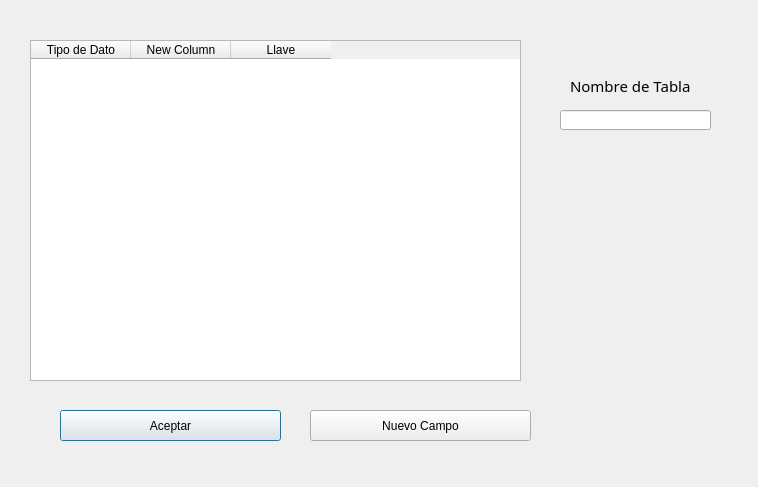
<?xml version="1.0" encoding="UTF-8"?>
<ui version="4.0">
 <class>CrearTablaVentana</class>
 <widget class="QDialog" name="CrearTablaVentana">
  <property name="geometry">
   <rect>
    <x>0</x>
    <y>0</y>
    <width>758</width>
    <height>487</height>
   </rect>
  </property>
  <property name="windowTitle">
   <string>Crear Tabla</string>
  </property>
  <widget class="QPushButton" name="pushButton">
   <property name="geometry">
    <rect>
     <x>60</x>
     <y>410</y>
     <width>221</width>
     <height>31</height>
    </rect>
   </property>
   <property name="text">
    <string>Aceptar</string>
   </property>
  </widget>
  <widget class="QLineEdit" name="NombreTabla">
   <property name="geometry">
    <rect>
     <x>560</x>
     <y>110</y>
     <width>151</width>
     <height>20</height>
    </rect>
   </property>
  </widget>
  <widget class="QPushButton" name="NuevoCampo">
   <property name="geometry">
    <rect>
     <x>310</x>
     <y>410</y>
     <width>221</width>
     <height>31</height>
    </rect>
   </property>
   <property name="text">
    <string>Nuevo Campo</string>
   </property>
  </widget>
  <widget class="QLabel" name="label">
   <property name="geometry">
    <rect>
     <x>570</x>
     <y>70</y>
     <width>121</width>
     <height>31</height>
    </rect>
   </property>
   <property name="font">
    <font>
     <family>Vrinda</family>
     <pointsize>11</pointsize>
    </font>
   </property>
   <property name="text">
    <string>Nombre de Tabla</string>
   </property>
  </widget>
  <widget class="QTableWidget" name="tableWidget">
   <property name="enabled">
    <bool>true</bool>
   </property>
   <property name="geometry">
    <rect>
     <x>30</x>
     <y>40</y>
     <width>491</width>
     <height>341</height>
    </rect>
   </property>
   <column>
    <property name="text">
     <string notr="true">Tipo de Dato</string>
    </property>
   </column>
   <column>
    <property name="text">
     <string>New Column</string>
    </property>
   </column>
   <column>
    <property name="text">
     <string>Llave</string>
    </property>
   </column>
  </widget>
 </widget>
 <resources/>
 <connections/>
</ui>
